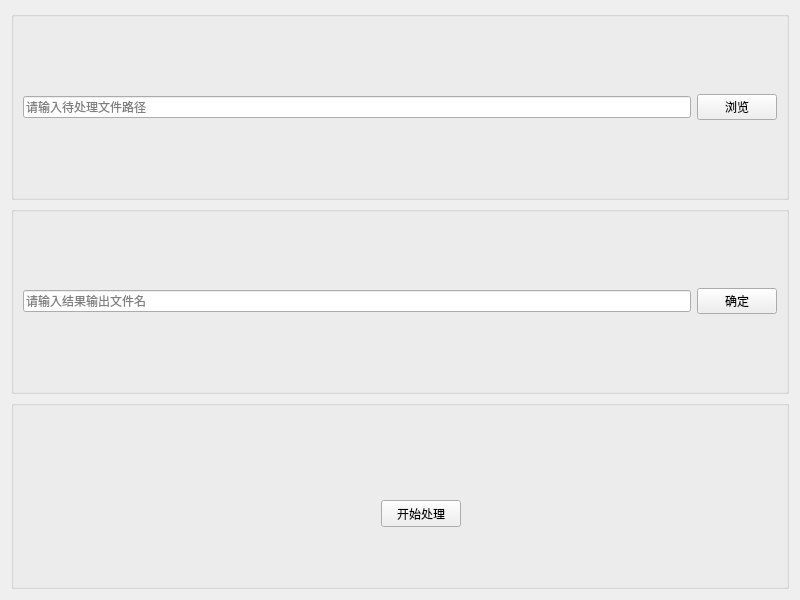
<?xml version="1.0" encoding="UTF-8"?>
<ui version="4.0">
 <class>Widget</class>
 <widget class="QWidget" name="Widget">
  <property name="geometry">
   <rect>
    <x>0</x>
    <y>0</y>
    <width>800</width>
    <height>600</height>
   </rect>
  </property>
  <property name="windowTitle">
   <string>Widget</string>
  </property>
  <layout class="QVBoxLayout" name="verticalLayout">
   <item>
    <widget class="QGroupBox" name="input">
     <property name="title">
      <string/>
     </property>
     <layout class="QHBoxLayout" name="horizontalLayout_3">
      <item>
       <widget class="QLineEdit" name="inputFileRoute">
        <property name="text">
         <string/>
        </property>
        <property name="frame">
         <bool>true</bool>
        </property>
        <property name="alignment">
         <set>Qt::AlignLeading|Qt::AlignLeft|Qt::AlignVCenter</set>
        </property>
        <property name="placeholderText">
         <string>请输入待处理文件路径</string>
        </property>
       </widget>
      </item>
      <item>
       <widget class="QPushButton" name="browse">
        <property name="text">
         <string>浏览</string>
        </property>
       </widget>
      </item>
     </layout>
    </widget>
   </item>
   <item>
    <widget class="QGroupBox" name="output">
     <property name="title">
      <string/>
     </property>
     <layout class="QHBoxLayout" name="horizontalLayout">
      <item>
       <widget class="QLineEdit" name="outputFileName">
        <property name="text">
         <string/>
        </property>
        <property name="placeholderText">
         <string>请输入结果输出文件名</string>
        </property>
       </widget>
      </item>
      <item>
       <widget class="QPushButton" name="confirm">
        <property name="text">
         <string>确定</string>
        </property>
       </widget>
      </item>
     </layout>
    </widget>
   </item>
   <item>
    <widget class="QGroupBox" name="groupBox_2">
     <property name="title">
      <string/>
     </property>
     <widget class="QPushButton" name="pushButton">
      <property name="geometry">
       <rect>
        <x>370</x>
        <y>100</y>
        <width>80</width>
        <height>27</height>
       </rect>
      </property>
      <property name="text">
       <string>开始处理</string>
      </property>
     </widget>
    </widget>
   </item>
  </layout>
 </widget>
 <resources/>
 <connections/>
</ui>
